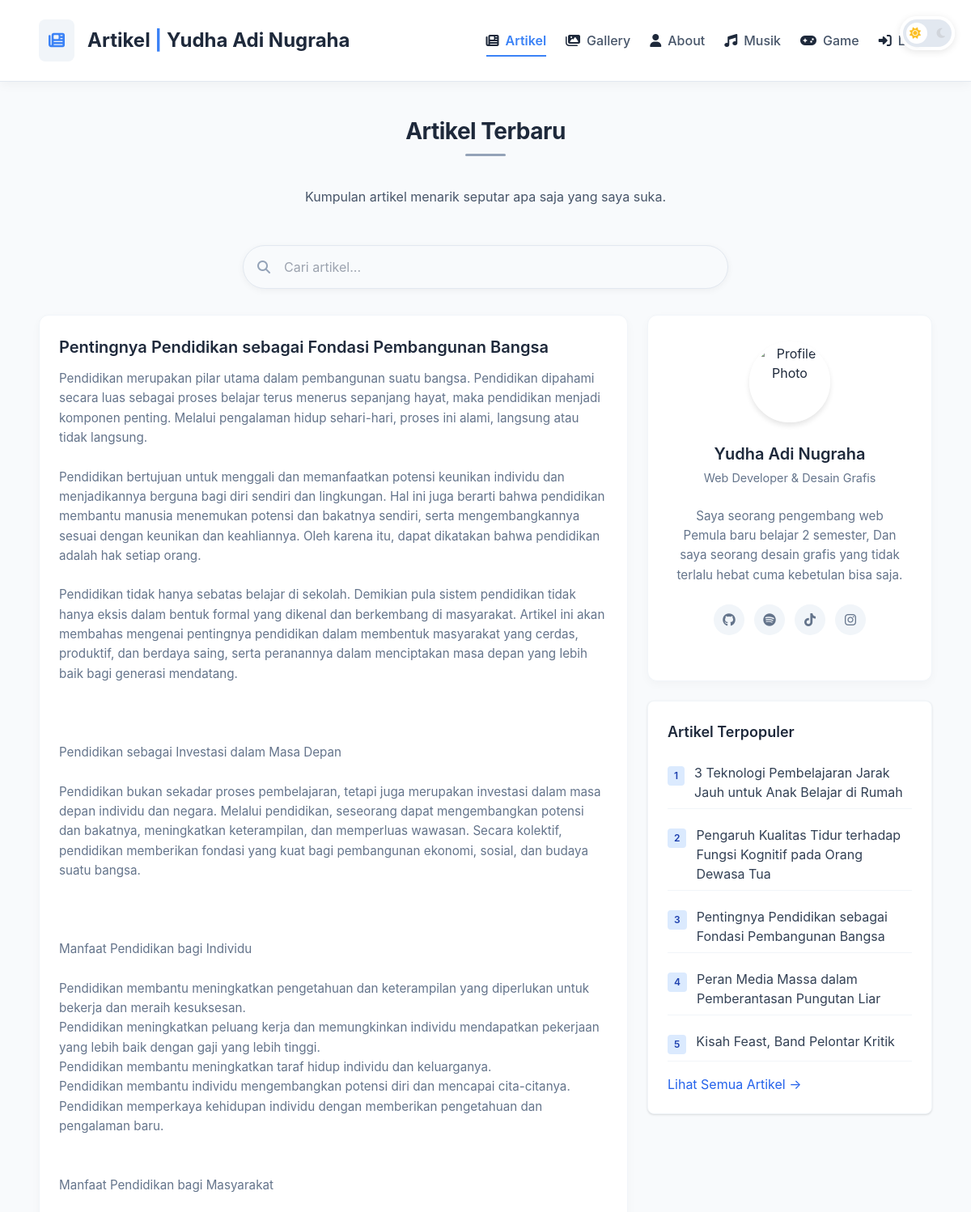
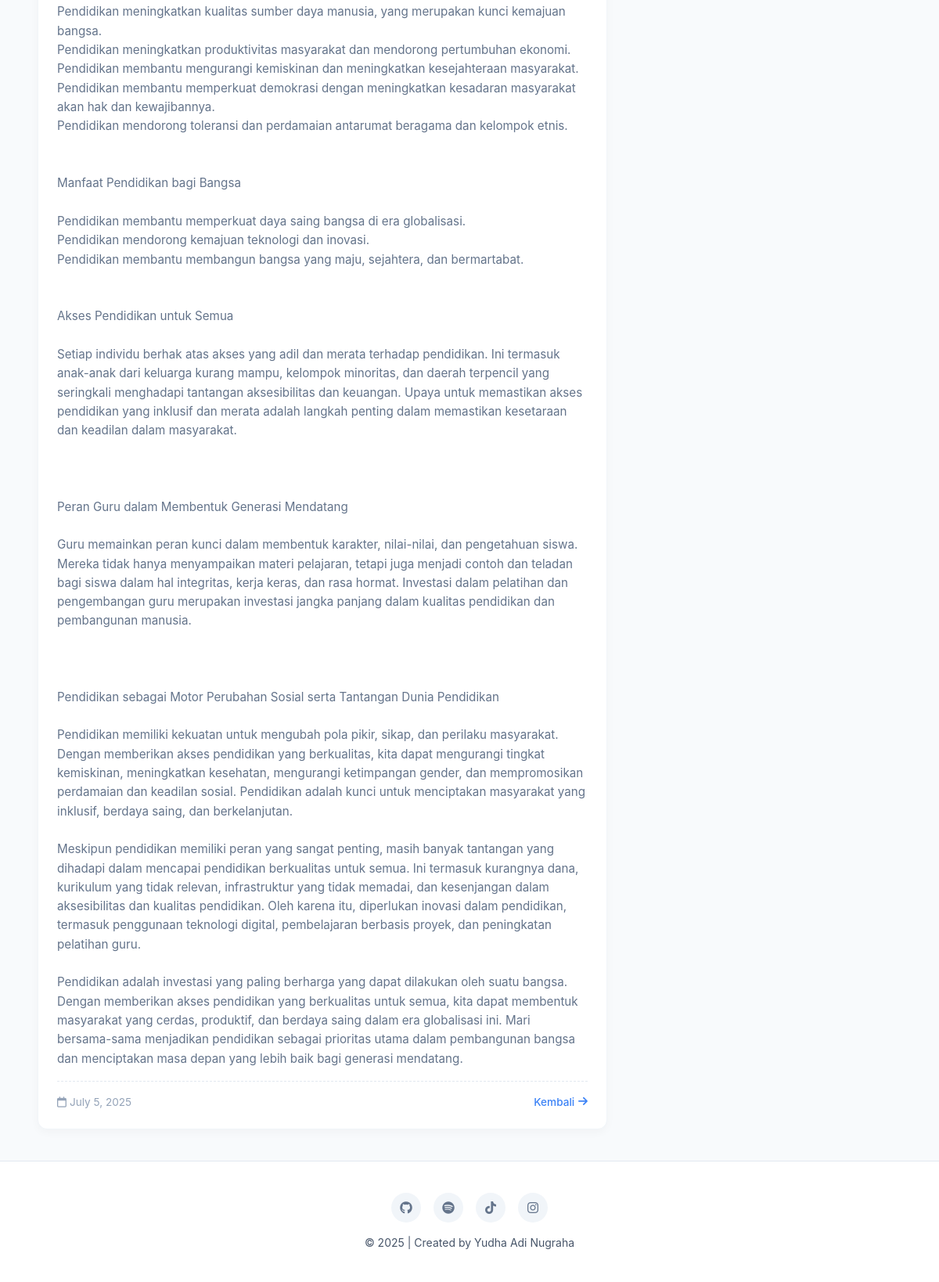
The app's page /index.php?id_artikel=12 with its own data (2 pictures, top to bottom).
### tables this page shows
CREATE TABLE `tbl_artikel` (
  `id_artikel` int(5) NOT NULL,
  `nama_artikel` text NOT NULL,
  `isi_artikel` text NOT NULL,
  `gambar_artikel` varchar(255) DEFAULT NULL
);

### index.php (the view, shortened to what this page needs)
<?php include "koneksi.php"; ?>
<!DOCTYPE html>
<html lang="en">
<head>
  <script src="https://cdn.tailwindcss.com"></script>
  <link rel="stylesheet" href="https://cdnjs.cloudflare.com/ajax/libs/font-awesome/6.4.0/css/all.min.css">
</head>
<body class="text-slate-800 dark:text-slate-200 transition-colors">
  <div class="dark-mode-toggle-container">
    <label class="toggle-switch">
      <span class="slider">
        <i class="fas fa-sun"></i>
        <i class="fas fa-moon"></i>
      </span>
    </label>
  </div>
  <header class="minimalist-header">
    <div class="max-w-6xl mx-auto px-6 flex flex-col md:flex-row md:items-center md:justify-between">
      <div class="flex items-center justify-center md:justify-start">
        <div class="bg-slate-100 dark:bg-slate-700 p-3 rounded-lg mr-4">
          <i class="fas fa-newspaper text-blue-500 text-xl animate-float"></i>
        </div>
        <h1 class="text-2xl font-bold text-slate-800 dark:text-slate-100">Artikel <span class="text-blue-500">|</span> Yudha Adi Nugraha</h1>
      </div>
      <nav class="minimalist-nav mt-4 md:mt-0">
        <ul class="flex flex-wrap justify-center space-x-6 font-medium">
          <li class="px-3 py-1 rounded transition-colors active"><i class="fas fa-newspaper mr-2"></i><a href="index.php" class="text-blue-500 font-medium">Artikel</a></li>
          <li class="px-3 py-1 rounded transition-colors"><i class="fas fa-images mr-2"></i><a href="gallery.php" class="text-slate-600 dark:text-slate-300 hover:text-slate-900 dark:hover:text-white">Gallery</a></li>
          <li class="px-3 py-1 rounded transition-colors"><i class="fas fa-user mr-2"></i><a href="about.php" class="text-slate-600 dark:text-slate-300 hover:text-slate-900 dark:hover:text-white">About</a></li>
          <li class="px-3 py-1 rounded transition-colors"><i class="fas fa-music mr-2"></i><a href="musik.php" class="text-slate-600 dark:text-slate-300 hover:text-slate-900 dark:hover:text-white">Musik</a></li>
           <li class="px-3 py-1 rounded transition-colors"><i class="fas fa-gamepad mr-2"></i><a href="game.php" class="text-slate-600 dark:text-slate-300 hover:text-slate-900 dark:hover:text-white">Game</a></li>
          <li class="px-3 py-1 rounded transition-colors"><i class="fas fa-sign-in-alt mr-2"></i><a href="admin/login.php" class="text-slate-600 dark:text-slate-300 hover:text-slate-900 dark:hover:text-white">Login</a></li>
        </ul>
      </nav>
    </div>
  </header>
  <main class="max-w-6xl mx-auto px-6 py-10">
    <div class="text-center mb-12">
      <h2 class="section-title">Artikel Terbaru</h2>
      <p class="text-slate-600 dark:text-slate-400 max-w-2xl mx-auto mt-4">
        Kumpulan artikel menarik seputar apa saja yang saya suka.
      </p>
    </div>
    <form method="GET" action="index.php" class="search-container">
      <i class="fas fa-search search-icon"></i>
      <input
        type="text"
        name="q"
        placeholder="Cari artikel..."
        value="<?php echo isset($_GET['q']) ? htmlspecialchars($_GET['q']) : ''; ?>"
      >
    </form>
    <div class="grid grid-cols-1 md:grid-cols-3 gap-6">
      <div class="md:col-span-2">
        <div class="grid grid-cols-1 gap-6">
          <?php
          if (isset($_GET['id_artikel'])) {
            $id_artikel = $_GET['id_artikel'];
            $sql = "SELECT * FROM tbl_artikel WHERE id_artikel = ?";
            $stmt = mysqli_prepare($db, $sql);
            mysqli_stmt_bind_param($stmt, "i", $id_artikel);
            mysqli_stmt_execute($stmt);
            $query = mysqli_stmt_get_result($stmt);
            if (mysqli_num_rows($query) > 0) {
              $data = mysqli_fetch_array($query);
              echo "<div class='article-card'>";
              echo "<div class='article-content'>";
              echo "<h3 class='article-title'>" . htmlspecialchars($data['nama_artikel']) . "</h3>";
              echo "<div class='article-excerpt'>" . nl2br(htmlspecialchars($data['isi_artikel'])) . "</div>";
              echo "<div class='article-meta'>";
              echo "<span><i class='far fa-calendar mr-1'></i>" . date('F j, Y') . "</span>";
              echo "<a href='index.php' class='read-more'>Kembali <i class='fas fa-arrow-right'></i></a>";
              echo "</div>";
              echo "</div>";
              echo "</div>";
            } else {
              echo '<div class="empty-state">';
              echo '<i class="fas fa-file-alt"></i>';
              echo '<p class="text-slate-600 dark:text-slate-400 text-xl">Artikel tidak ditemukan</p>';
              echo '</div>';
            }
          }
          ?>
        </div>
      </div>
      <aside class="space-y-6">
        <div class="profile-card">
          <img
            id="profile-image"
            src="images/IMG-20250705-WA0002.jpg"
            alt="Profile Photo"
            class="profile-image"
          >
          <h3 class="profile-name">Yudha Adi Nugraha</h3>
          <p class="profile-title">Web Developer & Desain Grafis</p>
          <p class="profile-bio">
            Saya seorang pengembang web Pemula baru belajar 2 semester, Dan saya seorang desain grafis yang tidak terlalu hebat cuma kebetulan bisa saja.
          </p>
          <div class="social-icons">
            <a href="https://github.com/dhayudd13" class="social-link"><i class="fab fa-github"></i></a>
            <a href="https://open.spotify.com/playlist/7IUgcan70phV40T0UyLjwC?si=8e6757f5312a4f36" class="social-link"><i class="fab fa-spotify"></i></a>
            <a href="https://www.tiktok.com/@yukeisuk3?lang=id-ID" class="social-link"><i class="fab fa-tiktok"></i></a>
            <a href="https://www.instagram.com/saint1vlyd/" class="social-link"><i class="fab fa-instagram"></i></a>
          </div>
        </div>
        <div class="bg-white dark:bg-slate-800 p-6 rounded-lg shadow transition-colors border border-slate-100 dark:border-slate-700">
          <h3 class="text-lg font-semibold mb-4 text-slate-800 dark:text-slate-200">Artikel Terpopuler</h3>
          <ul class="space-y-3">
            <?php
            $sql = "SELECT * FROM tbl_artikel ORDER BY id_artikel DESC LIMIT 5";
            $query = mysqli_query($db, $sql);
            $article_count = 0;
            while ($data = mysqli_fetch_array($query)) {
              $article_count++;
              echo "<li class='flex items-start py-2 border-b border-slate-100 dark:border-slate-700'>";
              echo "<span class='bg-blue-100 dark:bg-blue-900 text-blue-800 dark:text-blue-200 text-xs font-semibold px-2 py-1 rounded mr-3 mt-1'>$article_count</span>";
              echo "<a href='index.php?id_artikel=".$data['id_artikel']."' class='text-slate-700 dark:text-slate-300 hover:text-blue-600 dark:hover:text-blue-400 transition-colors'>" . htmlspecialchars($data['nama_artikel']) . "</a>";
              echo "</li>";
            }
            ?>
          </ul>
          <a href="index.php" class="inline-block mt-4 text-blue-600 dark:text-blue-400 hover:underline">Lihat Semua Artikel →</a>
        </div>
      </aside>
    </div>
  </main>
  <footer class="minimalist-footer py-10">
    <div class="max-w-6xl mx-auto px-6">
      <div class="flex flex-col items-center">
        <div class="flex space-x-4 mb-4">
         <a href="https://github.com/dhayudd13" class="social-link"><i class="fab fa-github"></i></a>
            <a href="https://open.spotify.com/playlist/7IUgcan70phV40T0UyLjwC?si=8e6757f5312a4f36" class="social-link"><i class="fab fa-spotify"></i></a>
            <a href="https://www.tiktok.com/@yukeisuk3?lang=id-ID" class="social-link"><i class="fab fa-tiktok"></i></a>
            <a href="https://www.instagram.com/saint1vlyd/" class="social-link"><i class="fab fa-instagram"></i></a>
        </div>
        <p class="text-slate-600 dark:text-slate-400 text-sm">&copy; <?php echo date('Y'); ?> | Created by Yudha Adi Nugraha</p>
      </div>
    </div>
  </footer>
</body>
</html>

### records on screen
tbl_artikel: nama_artikel "Pentingnya Pendidikan sebagai Fondasi Pembangunan Bangsa", isi_artikel "Pendidikan merupakan pilar utama dalam pembangunan suatu bangsa. Pendidikan dipahami secara luas sebagai proses belajar terus menerus sepanjang hayat, maka pendidikan menjadi komponen penting. Melalui pengalaman hidup sehari-hari, proses ini alami, langsung atau tidak langsung. Pendidikan bertujuan untuk menggali dan memanfaatkan potensi keunikan individu dan menjadikannya berguna bagi diri sendiri dan lingkungan. Hal ini juga berarti bahwa pendidikan membantu manusia menemukan potensi dan bakatnya sendiri, serta mengembangkannya sesuai dengan keunikan dan keahliannya. Oleh karena itu, dapat dikatakan bahwa pendidikan adalah hak setiap orang. Pendidikan tidak hanya sebatas belajar di…"
tbl_artikel: nama_artikel "3 Teknologi Pembelajaran Jarak Jauh untuk Anak Belajar di Rumah"
tbl_artikel: nama_artikel "Pengaruh Kualitas Tidur terhadap Fungsi Kognitif pada Orang Dewasa Tua"
tbl_artikel: nama_artikel "Peran Media Massa dalam Pemberantasan Pungutan Liar"
tbl_artikel: nama_artikel "Kisah Feast, Band Pelontar Kritik"
